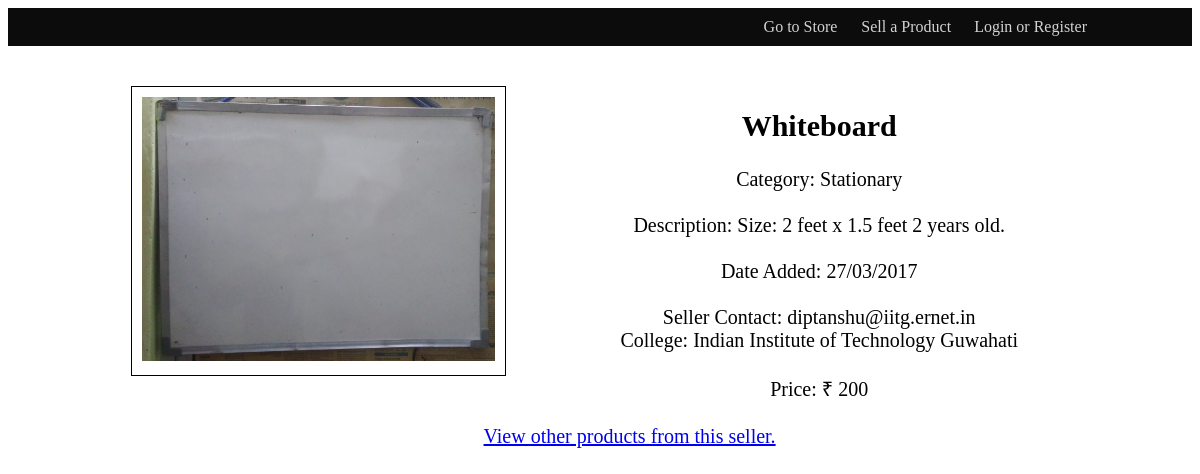
The app's page /product?id=4 with its own data.
### tables this page shows
CREATE TABLE `products` (
  `id` int(10) unsigned NOT NULL AUTO_INCREMENT,
  `name` varchar(255) NOT NULL,
  `description` varchar(255) NOT NULL,
  `contact` varchar(255) NOT NULL,
  `image` varchar(255) NOT NULL,
  `price` int(10) unsigned NOT NULL,
  `category_id` int(10) unsigned NOT NULL,
  `user_id` int(10) unsigned NOT NULL,
  `datetime` datetime NOT NULL,
  `sold` char(1) NOT NULL DEFAULT 'n',
  PRIMARY KEY (`id`),
  KEY `user_id` (`user_id`),
  KEY `category_id` (`category_id`),
  CONSTRAINT `products_ibfk_1` FOREIGN KEY (`category_id`) REFERENCES `categories` (`id`) ON UPDATE CASCADE,
  CONSTRAINT `products_ibfk_2` FOREIGN KEY (`user_id`) REFERENCES `users` (`id`) ON UPDATE CASCADE
);

CREATE TABLE `categories` (
  `id` int(2) unsigned NOT NULL AUTO_INCREMENT,
  `name` varchar(255) NOT NULL,
  PRIMARY KEY (`id`),
  UNIQUE KEY `name` (`name`)
);

CREATE TABLE `colleges` (
  `id` int(10) unsigned NOT NULL AUTO_INCREMENT,
  `name` varchar(255) NOT NULL,
  PRIMARY KEY (`id`),
  UNIQUE KEY `name` (`name`)
);

### includes/helpers.php (called while the page is built, shortened)
<?php
    function render ($view, $values = [])
    {
        extract($values);
        require(__DIR__."/../views/header.php");
        require(__DIR__."/../views/".$view.".php");
        require(__DIR__."/../views/footer.php");
        exit;
    }
?>

### public/index.php (called while the page is built, shortened)
<?php
    if (isset($_GET["url"]))
        $url = $_GET["url"];
    else
        $url = "store";
    require("../controllers/".$url.".php");
?>

### models/db.php (called while the page is built, shortened)
<?php
    function get_product_data($id)
    {
        $dbh = $GLOBALS["dbh"];
        $stmt = $dbh->prepare("SELECT products.*, colleges.name AS college, categories.name AS category FROM products INNER JOIN
        colleges ON colleges.id = (SELECT college_id FROM users WHERE users.id = products.user_id) INNER JOIN
        categories ON products.category_id = categories.id WHERE products.id = :id");
        $stmt->bindParam(":id", $id);
        $stmt->execute();
        $product = $stmt->fetch(PDO::FETCH_ASSOC);
        return $product;
    }
?>

### views/product_view.php (the view)
<?php
    if (isset($msg))
    {
?>
    <h2><?= $msg ?></h2>
<?php
    }
    else
    {
?>
    <div id="img-display">
        <img src="img/<?= $product["image"] ?>">
    </div><br>
    <div id="product-details">
        <h2><?= $product["name"] ?></h2>
        Category: <?= $product["category"] ?><br><br>
        Description: <?= $product["description"] ?><br><br>
        Date Added: <?= date("d/m/Y", strtotime($product["datetime"])) ?><br><br>
        Seller Contact: <?= $product["contact"] ?><br>
        College: <?= $product["college"] ?><br><br>
        Price:
        <?php
            if (intval($product["price"]) === 0)
            {
                echo "On Donation";
            }
            else
            {
        ?>
            &#8377; <?= $product["price"] ?>
        <?php
            }
        ?>
        <br><br>
        <a href="store?seller=<?= $product["user_id"] ?>">View other products from this seller.</a>
    </div>
<?php
    }
?>

### public/css/styles.css (style rules this page uses)
#img-display { width: 35%; max-height: 100%; border: thin solid #000000; float: left; padding: 10px; }
#img-display img { width: 100%; }
#img-display, #product-details { margin: 20px 5px; }
#product-details { text-align: center; font-size: 20px; }

### records on screen
products: image (picture), name "Whiteboard", category.name "Stationary", description "Size: 2 feet x 1.5 feet 2 years old.", datetime "27/03/2017", contact "diptanshu@iitg.ernet.in", colleges.name "Indian Institute of Technology Guwahati", price "200"
